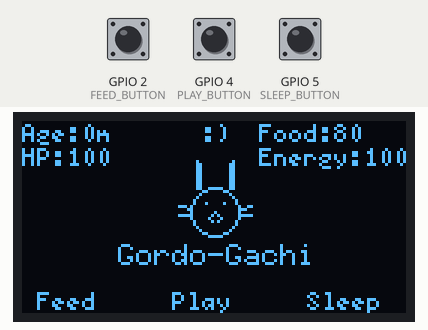
Recording of a sketch running on a simulated ESP32. On the bench: 128×64 one-colour display. The test bench sets the inputs (shaded band); at power-on: GPIO 5 (SLEEP_BUTTON) HIGH, GPIO 4 (PLAY_BUTTON) HIGH, GPIO 2 (FEED_BUTTON) HIGH. Random numbers use the default seed unless the sketch sets one; EEPROM starts erased; what the sketch prints to the serial monitor is not drawn.

Above: at 5.2 s.
5.3 s: GPIO 5 (SLEEP_BUTTON) pulled LOW for 0.15 s
At 6.7 s:
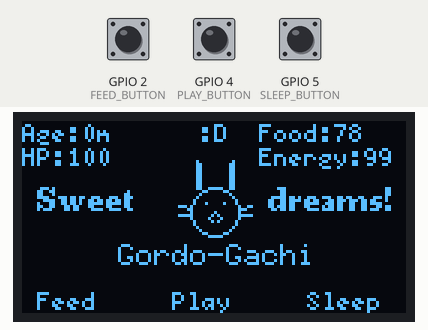
8.4 s: GPIO 4 (PLAY_BUTTON) pulled LOW for 3.2 s
At 12.1 s:
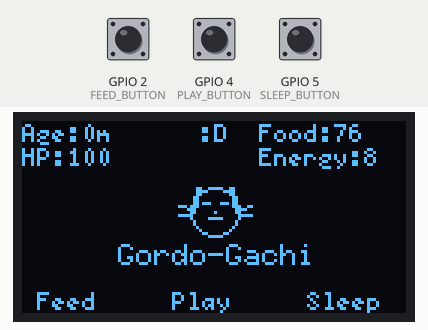
13.1 s: GPIO 2 (FEED_BUTTON) pulled LOW for 0.15 s
At 14.6 s:
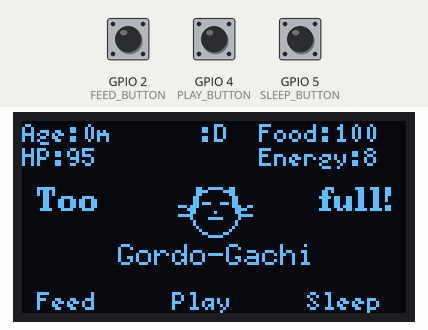
15.3 s: GPIO 4 (PLAY_BUTTON) pulled LOW for 0.15 s
At 16.8 s:
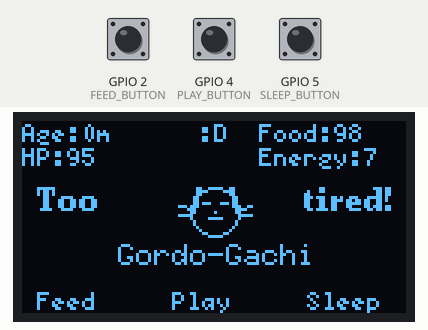
17.8 s: GPIO 2 (FEED_BUTTON) pulled LOW for 1 s
At 19.5 s:
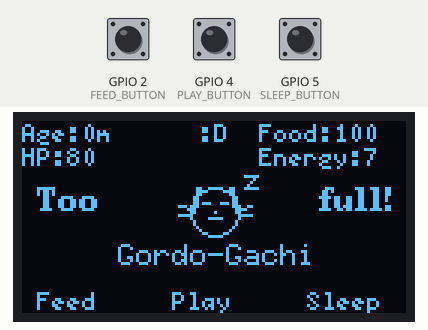
20.6 s: GPIO 5 (SLEEP_BUTTON) pulled LOW for 3.2 s
At 22.6 s:
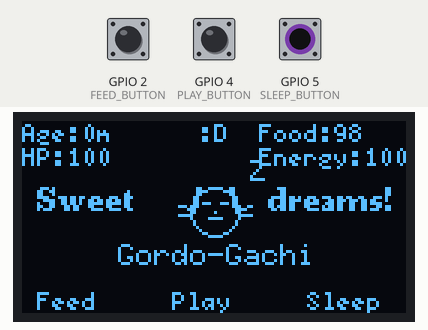
Timing chart, 0 to 24.1 s (numbered marks = the images above; inputs shaded):
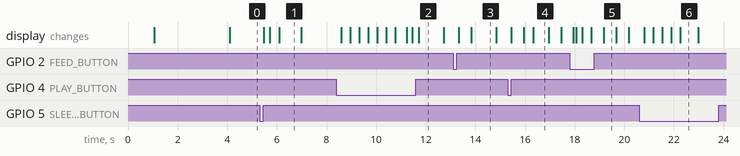

Measured:
- what the display in image 1 shows lasts 0.9 s, from 6.1 s to 7.0 s
- what the display in image 3 shows lasts 1.0 s, from 13.8 s to 14.8 s
- what the display in image 4 shows lasts 0.7 s, from 16.3 s to 17.0 s
- what the display in image 5 shows lasts 0.5 s, from 19.2 s to 19.7 s

The sketch:

gordo-gotchi-V2.ino
```cpp
#include <U8g2lib.h>
#include <Wire.h>
#include <Preferences.h>

#define I2C_SDA 21
#define I2C_SCL 22

#define FEED_BUTTON 2
#define PLAY_BUTTON 4
#define SLEEP_BUTTON 5

U8G2_SH1106_128X64_NONAME_F_HW_I2C u8g2(U8G2_R0, U8X8_PIN_NONE, I2C_SCL, I2C_SDA);
Preferences preferences;

enum PetState {
  HAPPY,
  HUNGRY,
  SLEEPY,
  PLAYING,
  SICK,
  DEAD
};

enum PetMood {
  EXCITED,
  CONTENT,
  NEUTRAL,
  SAD,
  ANGRY
};

struct AIPet {
  String name;
  int hunger;
  int energy;
  int happiness;
  int health;
  int age;
  PetState state;
  PetMood mood;
  unsigned long lastUpdate;
  unsigned long birthTime;
  int intelligence;
  int playfulness;
};

struct MessageDisplay {
  bool active;
  String leftWord;
  String rightWord;
  unsigned long startTime;
};

AIPet myPet;
MessageDisplay messageDisplay = {false, "", "", 0};
unsigned long lastButtonCheck = 0;
unsigned long animationTimer = 0;
int animationFrame = 0;
unsigned long lastSaveTime = 0;
const unsigned long SAVE_INTERVAL = 30000;

void setup() {
  Serial.begin(115200);
  delay(1000);

  pinMode(FEED_BUTTON, INPUT_PULLUP);
  pinMode(PLAY_BUTTON, INPUT_PULLUP);
  pinMode(SLEEP_BUTTON, INPUT_PULLUP);

  Serial.println("\n\nInitializing display...");
  Serial.println("Feed button wired correctly: GPIO2 -> Button -> GND");

  u8g2.begin();

  Serial.println("Display initialized successfully!");

  preferences.begin("tamagotchi", false);

  if (preferences.isKey("initialized")) {
    loadPet();
    Serial.println("Loaded existing pet from memory!");
  } else {
    initializePet();
    showBirthScreen();
    delay(3000);
    savePet();
  }
}

void loop() {
  unsigned long currentTime = millis();

  checkButtons();
  updatePetAI(currentTime);
  updateMessageDisplay(currentTime);
  updateDisplay();

  if (currentTime - lastSaveTime > SAVE_INTERVAL) {
    savePet();
    lastSaveTime = currentTime;
  }

  delay(100);
}

void initializePet() {
  myPet.name = "Gordo-Gachi";
  myPet.hunger = 80;
  myPet.energy = 100;
  myPet.happiness = 85;
  myPet.health = 100;
  myPet.age = 0;
  myPet.state = HAPPY;
  myPet.mood = CONTENT;
  myPet.lastUpdate = millis();
  myPet.birthTime = millis();
  myPet.intelligence = 50;
  myPet.playfulness = 70;

  Serial.println("AI Tamagotchi Born!");
  Serial.println("Name: " + myPet.name);
}

void resetGame() {
  Serial.println("Resetting game...");

  // Clear saved data
  preferences.clear();

  // Reinitialize pet
  initializePet();

  // Show birth screen
  showBirthScreen();
  delay(3000);

  // Save new pet
  savePet();

  Serial.println("Game reset complete!");
}

void savePet() {
  preferences.putInt("hunger", myPet.hunger);
  preferences.putInt("energy", myPet.energy);
  preferences.putInt("happiness", myPet.happiness);
  preferences.putInt("health", myPet.health);
  preferences.putInt("age", myPet.age);
  preferences.putInt("state", (int)myPet.state);
  preferences.putInt("mood", (int)myPet.mood);
  preferences.putInt("intelligence", myPet.intelligence);
  preferences.putInt("playfulness", myPet.playfulness);
  preferences.putULong("birthTime", myPet.birthTime);
  preferences.putBool("initialized", true);

  Serial.println("Pet saved to NVS!");
}

void loadPet() {
  myPet.name = "Gordo-Gachi";
  myPet.hunger = preferences.getInt("hunger", 80);
  myPet.energy = preferences.getInt("energy", 100);
  myPet.happiness = preferences.getInt("happiness", 85);
  myPet.health = preferences.getInt("health", 100);
  myPet.age = preferences.getInt("age", 0);
  myPet.state = (PetState)preferences.getInt("state", HAPPY);
  myPet.mood = (PetMood)preferences.getInt("mood", CONTENT);
  myPet.intelligence = preferences.getInt("intelligence", 50);
  myPet.playfulness = preferences.getInt("playfulness", 70);
  myPet.birthTime = preferences.getULong("birthTime", millis());
  myPet.lastUpdate = millis();

  Serial.println("Pet loaded from NVS!");
  Serial.println("Age: " + String(myPet.age) + " Health: " + String(myPet.health));
}

void drawSimpleRabbitFace(int x, int y, int size) {
  u8g2.drawCircle(x, y, size);

  int earLen = size + 4;
  u8g2.drawLine(x-4, y-size, x-4, y-earLen);
  u8g2.drawLine(x-3, y-size, x-3, y-earLen);
  u8g2.drawLine(x+3, y-size, x+3, y-earLen);
  u8g2.drawLine(x+4, y-size, x+4, y-earLen);

  u8g2.drawPixel(x-2, y-2);
  u8g2.drawPixel(x+2, y-2);

  u8g2.drawPixel(x, y+1);
  u8g2.drawLine(x-1, y+2, x+1, y+2);

  u8g2.drawLine(x-6, y, x-8, y-1);
  u8g2.drawLine(x+6, y, x+8, y-1);
}

void showBirthScreen() {
  u8g2.clearBuffer();

  u8g2.setFont(u8g2_font_ncenB14_tr);
  int w1 = u8g2.getStrWidth("BIRTH!");
  u8g2.drawStr((128 - w1) / 2, 18, "BIRTH!");

  drawSimpleRabbitFace(64, 35, 10);

  u8g2.setFont(u8g2_font_ncenB08_tr);
  int w3 = u8g2.getStrWidth("Gordo-Gachi!");
  u8g2.drawStr((128 - w3) / 2, 58, "Gordo-Gachi!");

  u8g2.sendBuffer();
}

void checkButtons() {
  unsigned long currentTime = millis();

  // Better debouncing - require 300ms between presses
  if (currentTime - lastButtonCheck < 300) return;

  // If pet is dead, any button resets the game
  if (myPet.state == DEAD) {
    if (digitalRead(FEED_BUTTON) == LOW ||
        digitalRead(PLAY_BUTTON) == LOW ||
        digitalRead(SLEEP_BUTTON) == LOW) {
      Serial.println("Button pressed - resetting game after death");
      resetGame();
      lastButtonCheck = currentTime;
      delay(100);
    }
    return;
  }

  // Normal button handling when alive
  if (digitalRead(FEED_BUTTON) == LOW) {
    Serial.println("Feed button pressed!");
    feedPet();
    lastButtonCheck = currentTime;
    delay(100);
  }
  else if (digitalRead(PLAY_BUTTON) == LOW) {
    Serial.println("Play button pressed!");
    playWithPet();
    lastButtonCheck = currentTime;
    delay(100);
  }
  else if (digitalRead(SLEEP_BUTTON) == LOW) {
    Serial.println("Sleep button pressed!");
    petSleep();
    lastButtonCheck = currentTime;
    delay(100);
  }
}

void showMessage(String leftWord, String rightWord) {
  messageDisplay.active = true;
  messageDisplay.leftWord = leftWord;
  messageDisplay.rightWord = rightWord;
  messageDisplay.startTime = millis();
}

void updateMessageDisplay(unsigned long currentTime) {
  if (messageDisplay.active) {
    if (currentTime - messageDisplay.startTime > 1500) {
      messageDisplay.active = false;
    }
  }
}

void feedPet() {
  if (myPet.state == DEAD) return;

  int foodType = random(0, 5);

  myPet.hunger = min(100, myPet.hunger + 25);
  myPet.happiness = min(100, myPet.happiness + 10);

  String leftWord = "Yummy";
  String rightWord = "";

  if (myPet.hunger > 90) {
    myPet.health = max(0, myPet.health - 5);
    leftWord = "Too";
    rightWord = "full!";
  } else {
    myPet.health = min(100, myPet.health + 5);

    switch(foodType) {
      case 0: rightWord = "carrot!"; break;
      case 1: rightWord = "pellet!"; break;
      case 2: rightWord = "greens!"; break;
      case 3: rightWord = "banana!"; break;
      case 4: rightWord = "apple!"; break;
    }
  }

  showMessage(leftWord, rightWord);

  Serial.println("Fed " + myPet.name + " - Hunger: " + String(myPet.hunger));
  savePet();
}

void playWithPet() {
  if (myPet.state == DEAD) return;

  if (myPet.energy < 20) {
    showMessage("Too", "tired!");
    return;
  }

  myPet.state = PLAYING;
  myPet.happiness = min(100, myPet.happiness + 20);
  myPet.energy = max(0, myPet.energy - 15);
  myPet.intelligence = min(100, myPet.intelligence + 2);

  showMessage("Fun", "time!");
  Serial.println("Playing with " + myPet.name + " - Happiness: " + String(myPet.happiness));
  savePet();
}

void petSleep() {
  if (myPet.state == DEAD) return;

  myPet.state = SLEEPY;
  myPet.energy = min(100, myPet.energy + 30);
  myPet.health = min(100, myPet.health + 10);

  showMessage("Sweet", "dreams!");
  Serial.println(myPet.name + " is sleeping - Energy: " + String(myPet.energy));
  savePet();
}

void updatePetAI(unsigned long currentTime) {
  if (currentTime - myPet.lastUpdate < 5000) return;

  myPet.age = (currentTime - myPet.birthTime) / 60000;

  if (myPet.state != DEAD) {
    myPet.hunger = max(0, myPet.hunger - 2);
    myPet.energy = max(0, myPet.energy - 1);

    if (myPet.hunger < 20) {
      myPet.happiness = max(0, myPet.happiness - 3);
      myPet.health = max(0, myPet.health - 2);
    }

    if (myPet.energy < 10) {
      myPet.happiness = max(0, myPet.happiness - 2);
    }

    if (myPet.health < 30) {
      myPet.state = SICK;
      myPet.happiness = max(0, myPet.happiness - 1);
    }

    if (myPet.health <= 0) {
      myPet.state = DEAD;
      Serial.println(myPet.name + " has died... RIP");
      Serial.println("Press any button to restart");
      savePet();
    }

    updateMood();
    updateState();
  }

  myPet.lastUpdate = currentTime;
}

void updateMood() {
  if (myPet.happiness > 80) {
    myPet.mood = EXCITED;
  } else if (myPet.happiness > 60) {
    myPet.mood = CONTENT;
  } else if (myPet.happiness > 40) {
    myPet.mood = NEUTRAL;
  } else if (myPet.happiness > 20) {
    myPet.mood = SAD;
  } else {
    myPet.mood = ANGRY;
  }
}

void updateState() {
  if (myPet.state == DEAD) return;

  if (myPet.state == PLAYING) {
    myPet.state = HAPPY;
  }

  if (myPet.hunger < 30 && myPet.state != SICK) {
    myPet.state = HUNGRY;
  } else if (myPet.energy < 20 && myPet.state != SICK) {
    myPet.state = SLEEPY;
  } else if (myPet.health > 30 && myPet.hunger > 30 && myPet.energy > 30) {
    myPet.state = HAPPY;
  }
}

void updateDisplay() {
  u8g2.clearBuffer();

  drawPet();
  drawStats();
  drawControls();
  drawMoodIndicator();

  if (messageDisplay.active) {
    drawSplitMessage();
  }

  u8g2.sendBuffer();
}

void drawMoodIndicator() {
  u8g2.setFont(u8g2_font_5x7_tr);

  const char* moodStr = "";

  switch(myPet.mood) {
    case EXCITED:
      moodStr = ":D";
      break;
    case CONTENT:
      moodStr = ":)";
      break;
    case NEUTRAL:
      moodStr = ":|";
      break;
    case SAD:
      moodStr = ":(";
      break;
    case ANGRY:
      moodStr = ">:(";
      break;
  }

  int moodWidth = u8g2.getStrWidth(moodStr);
  u8g2.drawStr((128 - moodWidth) / 2, 7, moodStr);
}

void drawPet() {
  int x = 64;
  int y = 28;

  if (myPet.state == DEAD) {
    u8g2.setFont(u8g2_font_ncenB14_tr);
    int w1 = u8g2.getStrWidth("R.I.P");
    u8g2.drawStr((128 - w1) / 2, 25, "R.I.P");

    u8g2.setFont(u8g2_font_ncenB08_tr);
    int w2 = u8g2.getStrWidth(myPet.name.c_str());
    u8g2.drawStr((128 - w2) / 2, 40, myPet.name.c_str());

    u8g2.setFont(u8g2_font_5x7_tr);
    int w3 = u8g2.getStrWidth("Press any button");
    u8g2.drawStr((128 - w3) / 2, 55, "Press any button");
    return;
  }

  unsigned long currentTime = millis();
  if (currentTime - animationTimer > 500) {
    animationFrame = (animationFrame + 1) % 4;
    animationTimer = currentTime;
  }

  switch (myPet.state) {
    case HAPPY:
      drawHappyRabbit(x, y);
      break;
    case HUNGRY:
      drawHungryRabbit(x, y);
      break;
    case SLEEPY:
      drawSleepyRabbit(x, y);
      break;
    case PLAYING:
      drawPlayingRabbit(x, y);
      break;
    case SICK:
      drawSickRabbit(x, y);
      break;
  }

  u8g2.setFont(u8g2_font_6x10_tr);
  int nameWidth = u8g2.getStrWidth(myPet.name.c_str());
  u8g2.drawStr((128 - nameWidth) / 2, 48, myPet.name.c_str());
}

void drawHappyRabbit(int x, int y) {
  u8g2.drawCircle(x, y+2, 8);

  u8g2.drawLine(x-6, y-6, x-6, y-14);
  u8g2.drawLine(x-5, y-6, x-5, y-14);
  u8g2.drawLine(x+5, y-6, x+5, y-14);
  u8g2.drawLine(x+6, y-6, x+6, y-14);

  u8g2.drawPixel(x-6, y-15);
  u8g2.drawPixel(x+6, y-15);

  u8g2.drawPixel(x-3, y-1);
  u8g2.drawPixel(x+3, y-1);

  u8g2.drawPixel(x, y+2);
  u8g2.drawPixel(x-1, y+3);
  u8g2.drawPixel(x+1, y+3);

  u8g2.drawLine(x-2, y+4, x-1, y+5);
  u8g2.drawLine(x+1, y+5, x+2, y+4);

  u8g2.drawLine(x-8, y+1, x-12, y);
  u8g2.drawLine(x-8, y+3, x-12, y+3);
  u8g2.drawLine(x+8, y+1, x+12, y);
  u8g2.drawLine(x+8, y+3, x+12, y+3);
}

void drawHungryRabbit(int x, int y) {
  u8g2.drawCircle(x, y+2, 8);

  u8g2.drawLine(x-6, y-6, x-8, y-14);
  u8g2.drawLine(x-5, y-6, x-7, y-14);
  u8g2.drawLine(x+5, y-6, x+7, y-14);
  u8g2.drawLine(x+6, y-6, x+8, y-14);

  u8g2.drawCircle(x-3, y-1, 1);
  u8g2.drawCircle(x+3, y-1, 1);

  u8g2.drawCircle(x, y+4, 2);

  u8g2.drawLine(x-8, y+1, x-12, y);
  u8g2.drawLine(x-8, y+3, x-12, y+3);
  u8g2.drawLine(x+8, y+1, x+12, y);
  u8g2.drawLine(x+8, y+3, x+12, y+3);

  u8g2.setFont(u8g2_font_6x10_tr);
  u8g2.drawStr(x+10, y-3, "?");
}

void drawSleepyRabbit(int x, int y) {
  u8g2.drawCircle(x, y+2, 8);

  u8g2.drawLine(x-6, y-6, x-8, y+2);
  u8g2.drawLine(x-5, y-6, x-7, y+2);
  u8g2.drawLine(x+5, y-6, x+7, y+2);
  u8g2.drawLine(x+6, y-6, x+8, y+2);

  u8g2.drawLine(x-4, y-1, x-2, y-1);
  u8g2.drawLine(x+2, y-1, x+4, y-1);

  u8g2.drawPixel(x, y+2);

  u8g2.drawLine(x-2, y+4, x+2, y+4);

  u8g2.drawLine(x-8, y+1, x-12, y);
  u8g2.drawLine(x-8, y+3, x-12, y+3);
  u8g2.drawLine(x+8, y+1, x+12, y);
  u8g2.drawLine(x+8, y+3, x+12, y+3);

  if (animationFrame == 0) {
    u8g2.setFont(u8g2_font_6x10_tr);
    u8g2.drawStr(x+10, y-5, "z");
  } else if (animationFrame == 1) {
    u8g2.setFont(u8g2_font_6x10_tr);
    u8g2.drawStr(x+12, y-8, "Z");
  }
}

void drawPlayingRabbit(int x, int y) {
  int bounceY = y + (animationFrame < 2 ? -3 : 0);

  u8g2.drawCircle(x, bounceY+2, 8);

  u8g2.drawLine(x-6, bounceY-6, x-10, bounceY-10);
  u8g2.drawLine(x-5, bounceY-6, x-9, bounceY-10);
  u8g2.drawLine(x+5, bounceY-6, x+9, bounceY-10);
  u8g2.drawLine(x+6, bounceY-6, x+10, bounceY-10);

  u8g2.drawPixel(x-3, bounceY-1);
  u8g2.drawPixel(x+3, bounceY-1);

  u8g2.drawCircle(x, bounceY+4, 2);

  u8g2.drawLine(x-8, bounceY+1, x-12, bounceY);
  u8g2.drawLine(x-8, bounceY+3, x-12, bounceY+3);
  u8g2.drawLine(x+8, bounceY+1, x+12, bounceY);
  u8g2.drawLine(x+8, bounceY+3, x+12, bounceY+3);

  u8g2.setFont(u8g2_font_6x10_tr);
  u8g2.drawStr(x-18, bounceY-5, "!");
}

void drawSickRabbit(int x, int y) {
  u8g2.drawCircle(x, y+2, 8);

  u8g2.drawLine(x-6, y-6, x-10, y+4);
  u8g2.drawLine(x-5, y-6, x-9, y+4);
  u8g2.drawLine(x+5, y-6, x+9, y+4);
  u8g2.drawLine(x+6, y-6, x+10, y+4);

  u8g2.drawLine(x-4, y-2, x-2, y);
  u8g2.drawLine(x+2, y, x+4, y-2);

  u8g2.drawPixel(x, y+2);

  u8g2.drawLine(x-2, y+6, x+2, y+6);
  u8g2.drawPixel(x-2, y+5);
  u8g2.drawPixel(x+2, y+5);

  u8g2.drawLine(x-8, y+1, x-12, y);
  u8g2.drawLine(x-8, y+3, x-12, y+3);
  u8g2.drawLine(x+8, y+1, x+12, y);
  u8g2.drawLine(x+8, y+3, x+12, y+3);

  if (animationFrame % 2 == 0) {
    u8g2.drawCircle(x+9, y-3, 1);
    u8g2.drawPixel(x+9, y-2);
  }

  u8g2.setFont(u8g2_font_6x10_tr);
  u8g2.drawStr(x+10, y-2, "...");
}

void drawStats() {
  char buffer[20];

  u8g2.setFont(u8g2_font_5x7_tr);

  sprintf(buffer, "Age:%dm", myPet.age);
  u8g2.drawStr(0, 7, buffer);

  sprintf(buffer, "HP:%d", myPet.health);
  u8g2.drawStr(0, 15, buffer);

  sprintf(buffer, "Food:%d", myPet.hunger);
  u8g2.drawStr(79, 7, buffer);

  sprintf(buffer, "Energy:%d", myPet.energy);
  u8g2.drawStr(79, 15, buffer);
}

void drawControls() {
  u8g2.setFont(u8g2_font_5x7_tr);

  u8g2.drawStr(5, 63, "Feed");
  u8g2.drawStr(50, 63, "Play");
  u8g2.drawStr(95, 63, "Sleep");
}

void drawSplitMessage() {
  u8g2.setFont(u8g2_font_ncenB08_tr);

  u8g2.drawStr(5, 30, messageDisplay.leftWord.c_str());

  int rightWidth = u8g2.getStrWidth(messageDisplay.rightWord.c_str());
  u8g2.drawStr(123 - rightWidth, 30, messageDisplay.rightWord.c_str());
}
```
